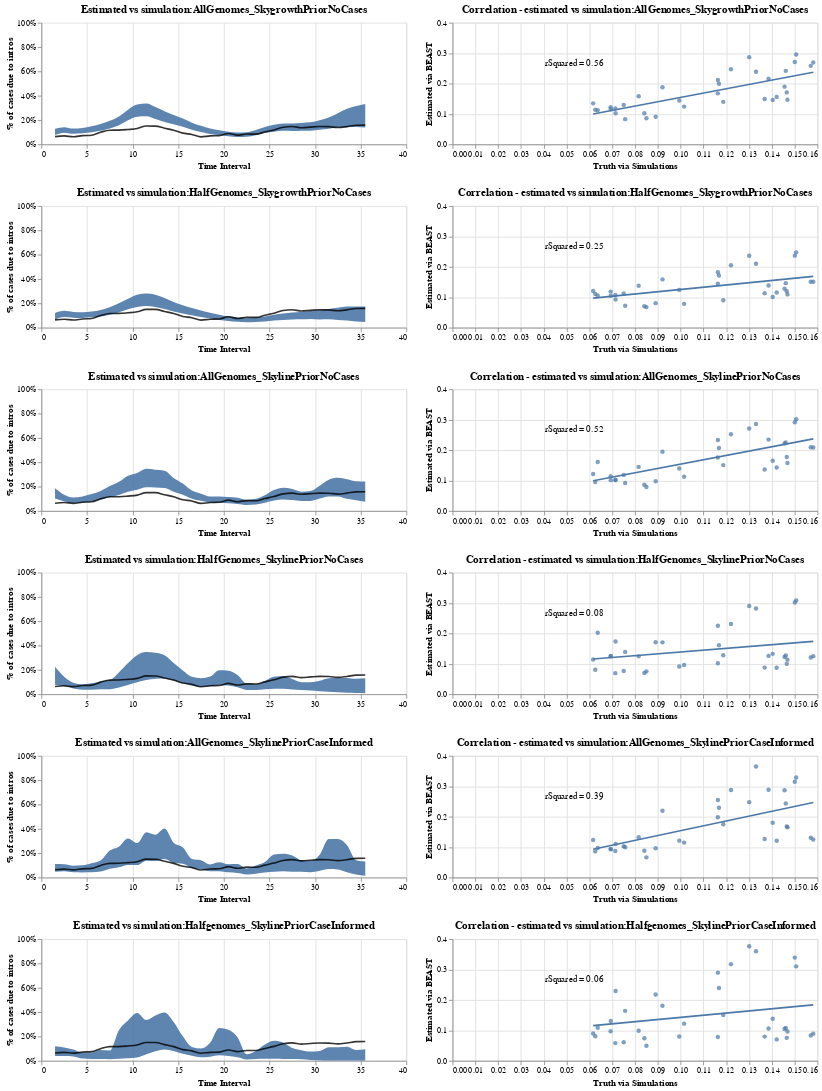

The notebook cell saved with this chart:
### Code cell
percent_sim_plots | percent_sims_corr
